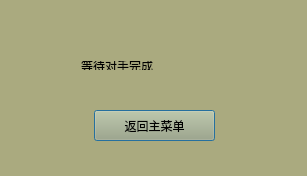
<?xml version="1.0" encoding="UTF-8"?>
<ui version="4.0">
 <class>FifthDialog</class>
 <widget class="QDialog" name="FifthDialog">
  <property name="geometry">
   <rect>
    <x>0</x>
    <y>0</y>
    <width>307</width>
    <height>176</height>
   </rect>
  </property>
  <property name="windowTitle">
   <string>Dialog</string>
  </property>
  <property name="styleSheet">
   <string notr="true">border-image: url(:/main/images/biankuang_5.png);
background-color: rgb(170, 170, 127);</string>
  </property>
  <widget class="QLabel" name="label">
   <property name="geometry">
    <rect>
     <x>70</x>
     <y>20</y>
     <width>171</width>
     <height>31</height>
    </rect>
   </property>
   <property name="styleSheet">
    <string notr="true">border-image: url(:/main/images/bia1nkuang_01.png);
font: 14pt &quot;微软雅黑&quot;;</string>
   </property>
   <property name="text">
    <string>已完成所有题目</string>
   </property>
  </widget>
  <widget class="QLabel" name="label_2">
   <property name="geometry">
    <rect>
     <x>81</x>
     <y>50</y>
     <width>141</width>
     <height>31</height>
    </rect>
   </property>
   <property name="styleSheet">
    <string notr="true">border-image: url(:/main/images/bia1nkuang_01.png);
font: 14pt &quot;微软雅黑&quot;;</string>
   </property>
   <property name="text">
    <string>等待对手完成</string>
   </property>
  </widget>
  <widget class="QLabel" name="flash">
   <property name="geometry">
    <rect>
     <x>120</x>
     <y>94</y>
     <width>60</width>
     <height>60</height>
    </rect>
   </property>
   <property name="styleSheet">
    <string notr="true">border-image: url(:/main/images/backgr1ound3.png);</string>
   </property>
   <property name="text">
    <string/>
   </property>
  </widget>
  <widget class="QLabel" name="tap1">
   <property name="geometry">
    <rect>
     <x>10</x>
     <y>30</y>
     <width>291</width>
     <height>31</height>
    </rect>
   </property>
   <property name="styleSheet">
    <string notr="true">border-image: url(:/main/images/bia1nkuang_01.png);
font: 14pt &quot;微软雅黑&quot;;</string>
   </property>
   <property name="text">
    <string/>
   </property>
  </widget>
  <widget class="QLabel" name="tap2">
   <property name="geometry">
    <rect>
     <x>10</x>
     <y>70</y>
     <width>291</width>
     <height>31</height>
    </rect>
   </property>
   <property name="styleSheet">
    <string notr="true">border-image: url(:/main/images/bia1nkuang_01.png);
font: 14pt &quot;微软雅黑&quot;;</string>
   </property>
   <property name="text">
    <string/>
   </property>
  </widget>
  <widget class="QPushButton" name="pushButton">
   <property name="geometry">
    <rect>
     <x>94</x>
     <y>110</y>
     <width>121</width>
     <height>31</height>
    </rect>
   </property>
   <property name="styleSheet">
    <string notr="true">font: 14pt &quot;Agency FB&quot;;</string>
   </property>
   <property name="text">
    <string>返回主菜单</string>
   </property>
  </widget>
 </widget>
 <resources/>
 <connections/>
</ui>
